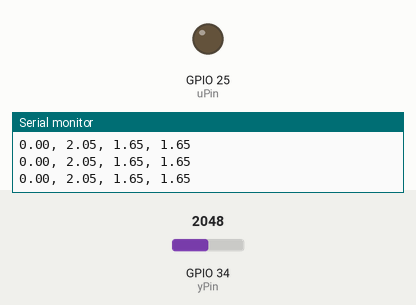
Recording of a sketch running on a simulated ESP32. On the bench: output pins drawn as LEDs (lit = HIGH), the last lines printed to the serial monitor. The inputs (shaded band) are chosen by the test bench; at power-on: GPIO 34 (yPin) = 2048.

Above: at 9.2 s.
9.3 s: GPIO 34 (yPin) set to 1228
At 10.6 s:
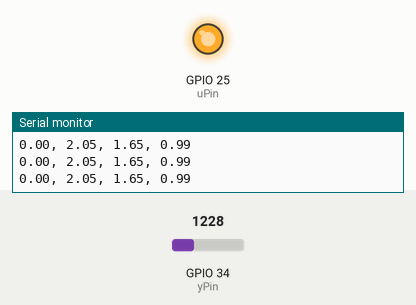
10.9 s: GPIO 34 (yPin) set to 2866
At 11.7 s:
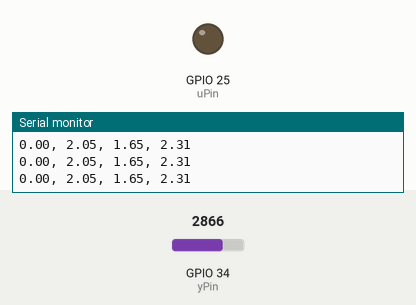
Timing chart, 0 to 19.6 s (numbered marks = the images above; inputs shaded):
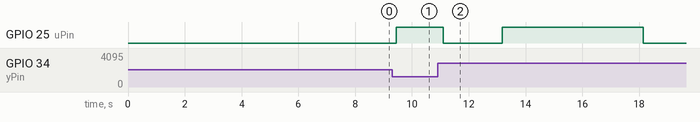

The sketch:

rcpid.ino
```cpp
unsigned long lastTime = 0, t;
double u=0, y=0, sp; // u: input, y: output (and sensor measure), sp: setpoint
double iTerm=0, lastY=0;
double kp, ki, kd;
unsigned long sampleTime = 200; // 1000 ms or 1 sec
double uMin, uMax; // control signal saturation
double voltageY;

double VCC = 3.3; // For ESP32 3.3, For Uno 5V
int yPin = 34;
int uPin = 25; // PWM or DAC0 (25) and DAC1 (26)
static const uint16_t RESOLUTION = 4096; //also used for the maximum setpoint
static const uint16_t TIME_TO_DISCHARGE = 8000;

void computeU() {
    unsigned long now = millis();
    int timeChange = (now - lastTime);
    if (timeChange >= sampleTime) {
        double e = sp - y; // tracking error
        iTerm += (ki * e); // integral term I
        // integral term is always increasing, therefore it is limited
        if (iTerm > uMax) iTerm = uMax;
        else if (iTerm < uMin) iTerm = uMin;
        // y difference term
        double dY = (y - lastY);

        // compute control signal
        u = kp*e + iTerm - kd*dY;
        if (u > uMax) u = uMax;
        else if (u < uMin) u = uMin;

        lastY = y;
        lastTime = now;
    }
}

void setTunings(double kP, double kI, double kD) {
    double sampleTimeInSec = ((double)sampleTime/1000);
    kp = kP;
    ki = kI * sampleTimeInSec;
    kd = kD / sampleTimeInSec;
}

void setSampleTime(int newSampleTime) {
    if (newSampleTime > 0) {
        double ratio = (double)newSampleTime / (double)sampleTime;
        ki *= ratio;
        kd /= ratio;
        sampleTime = (unsigned long)newSampleTime;
    }
}

void setControlLimits(double min, double max) {
    if (min > max) return;
    uMin = min;
    uMax = max;
    if (u > uMax) u = uMax;
    else if (u < uMin) u = uMin;
    if (iTerm > uMax) iTerm = uMax;
    else if (iTerm < uMin) iTerm = uMin;
}


void setup() {
  Serial.begin(115200);
  sp = 0.5*RESOLUTION;// considering 0-4095 (50%)
  pinMode(uPin, OUTPUT);
  pinMode(yPin, INPUT);
  setControlLimits(0, 255); // 255 = 3.3V DAC
  setSampleTime(sampleTime);
  setTunings(4.26, 1.72, 0.0);
  dacWrite(uPin, 0);
  vTaskDelay(pdMS_TO_TICKS(TIME_TO_DISCHARGE)); //wait capacitor discharge
}

void loop() {
  y = analogRead(yPin); // 0 - 2^Resolution
  // capacitor voltage (vo)
  voltageY = (VCC/RESOLUTION)*y; // for plotting
  computeU();
  dacWrite(uPin,u); //ESP32 pure DAC
  Serial.print(((sp+500)*VCC)/(RESOLUTION)); //upper limit
  Serial.print(", ");
  Serial.print((sp*VCC)/RESOLUTION);
  Serial.print(", ");
  Serial.println(voltageY);
  Serial.print(0.0); //lower limit
  Serial.print(", ");
  delay(10); //for plotting
  //setpoint profile
  t = millis();
  if (t >= TIME_TO_DISCHARGE+5000 && t < TIME_TO_DISCHARGE+2*5000) {
    sp = 0.8*RESOLUTION;
  } else if (t >= TIME_TO_DISCHARGE+2*5000) {
    sp = 0.2*RESOLUTION;
  }
}
```

Measured:
- after the input at 9.3 s, GPIO 25 (uPin): LOW → HIGH after 0.15 s
- after the input at 10.9 s, GPIO 25 (uPin): HIGH → LOW after 0.21 s instead of 7.2 s
